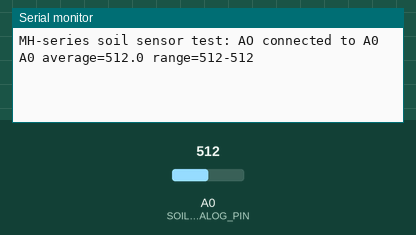
A sketch run on a simulated Arduino Uno, built with avr-gcc and run on an emulated ATmega328P. Parts: the last lines printed to the serial monitor. Inputs (shaded band) come from the test bench; at power-on: A0 (SOIL_ANALOG_PIN) = 512.

Above: at 1.2 s.
1.3 s: A0 (SOIL_ANALOG_PIN) set to 716
At 2.3 s:
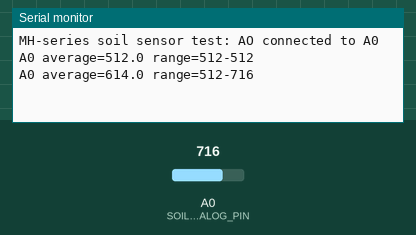
2.8 s: A0 (SOIL_ANALOG_PIN) set to 900
At 4.4 s:
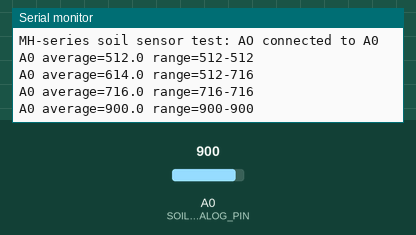
Timing chart, 0 to 5.9 s (numbered marks = the images above; inputs shaded):
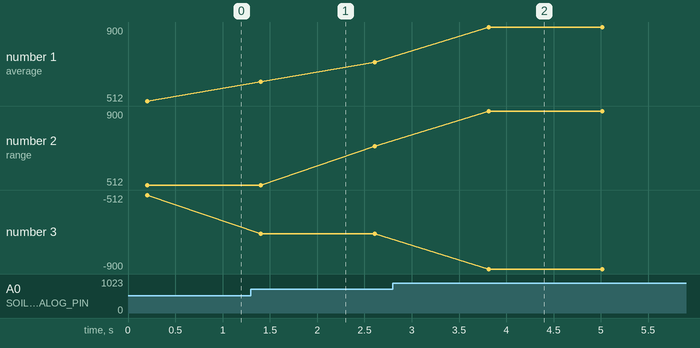

The sketch:

uno_soil_check.ino
```cpp
constexpr uint8_t SOIL_ANALOG_PIN = A0;

void setup() {
  Serial.begin(9600);
  pinMode(SOIL_ANALOG_PIN, INPUT);
  Serial.println("MH-series soil sensor test: AO connected to A0");
}

void loop() {
  unsigned long total = 0;
  int minimum = 1023;
  int maximum = 0;

  for (uint8_t i = 0; i < 20; ++i) {
    const int sample = analogRead(SOIL_ANALOG_PIN);
    total += sample;
    if (sample < minimum) minimum = sample;
    if (sample > maximum) maximum = sample;
    delay(10);
  }

  const float average = total / 20.0;
  Serial.print("A0 average=");
  Serial.print(average, 1);
  Serial.print(" range=");
  Serial.print(minimum);
  Serial.print("-");
  Serial.println(maximum);
  delay(1000);
}
```

Measured:
- after the input at 1.3 s, the serial monitor: prints a new line after 0.11 s (image 1)
- after the input at 2.8 s, the serial monitor: prints a new line after 1.0 s (image 2)
- plotted number 1: 512 → 716 after the input at 1.3 s, 716 → 900 after the input at 2.8 s
- plotted number 2: 512 → 716 after the input at 1.3 s, 716 → 900 after the input at 2.8 s
- plotted number 3: -512 → -716 after the input at 1.3 s, -716 → -900 after the input at 2.8 s
